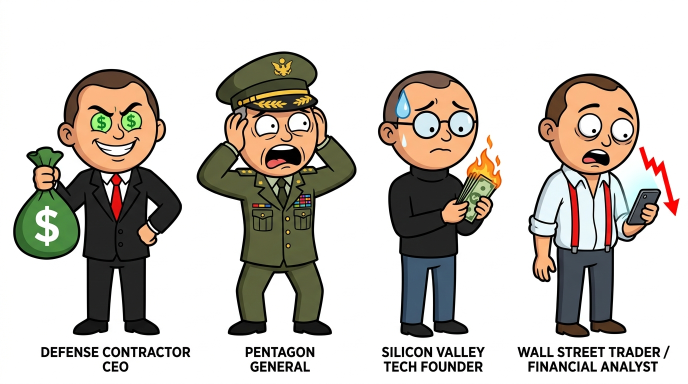
#> input picture assets/characters/defense_finance/crayon_defense_finance_sheet.jpg, 1376 x 768 px, found by its file name (shown at 1/2 size)
$ python slice_defense_finance_characters.py
#> lines starting #> are read from the running program, lines starting #| are printed output that depends on the picture; after the words box and inside, x2 and y2 are one past the last pixel; in counts of white or black regions, pixels touching at a corner belong together
import cv2
import numpy as np
from PIL import Image
from pathlib import Path

def extract_defense_finance_characters():
    sheet_path = Path("assets/characters/defense_finance/crayon_defense_finance_sheet.jpg")
    out_dir = Path("assets/characters/defense_finance")
    out_dir.mkdir(parents=True, exist_ok=True)

    sheet = cv2.imread(str(sheet_path))
#> sheet is the input picture: shape (768, 1376, 3); mean B, G, R 189.9, 196.5, 201.3
    h, w, _ = sheet.shape
#> h = 768; w = 1376

    # 4 columns: CEO, General, Tech Founder, Wall Street Trader
    splits = [
        ("crayon_defense_ceo", 0, 380),
        ("crayon_pentagon_general", 380, 735),
        ("crayon_tech_founder", 735, 1025),
        ("crayon_wall_street_trader", 1025, 1376)
    ]

    for name, x1, x2 in splits:
        crop = sheet[:674, x1:x2].copy()
        cnh, cnw, _ = crop.shape

        gray = cv2.cvtColor(crop, cv2.COLOR_BGR2GRAY)
        ink = (gray < 165).astype(np.uint8) * 255
        kernel = cv2.getStructuringElement(cv2.MORPH_ELLIPSE, (5, 5))
        dilated_ink = cv2.dilate(ink, kernel)

        bg_candidate = ((gray > 220) & (dilated_ink == 0)).astype(np.uint8) * 255
        mask = np.zeros((cnh + 2, cnw + 2), np.uint8)

        # Floodfill from perimeter
        for bx in range(0, cnw):
            for by in [0, cnh - 1]:
                if bg_candidate[by, bx] == 255:
                    cv2.floodFill(bg_candidate, mask, (bx, by), 128)
        for by in range(0, cnh):
            for bx in [0, cnw - 1]:
                if bg_candidate[by, bx] == 255:
                    cv2.floodFill(bg_candidate, mask, (bx, by), 128)

        bg_mask = (mask[1:-1, 1:-1] == 1)
        alpha = np.where(bg_mask, 0, 255).astype(np.uint8)

        # Retain only components belonging to the main character
        num_sp, labels_sp, stats_sp, _ = cv2.connectedComponentsWithStats((alpha > 50).astype(np.uint8))
        if num_sp > 1:
            main_idx = np.argmax(stats_sp[1:, cv2.CC_STAT_AREA]) + 1
            for i_sp in range(1, num_sp):
                if i_sp != main_idx and stats_sp[i_sp, cv2.CC_STAT_AREA] < 2000:
                    alpha[labels_sp == i_sp] = 0

        orig = cv2.cvtColor(crop, cv2.COLOR_BGR2RGBA)
        orig[:, :, 3] = alpha

        pil_img = Image.fromarray(orig)
        bbox = pil_img.getbbox()
        if bbox:
            b_crop = pil_img.crop(bbox)
        else:
            b_crop = pil_img

        out_path = out_dir / f"{name}.png"
        b_crop.save(out_path)
        print(f"Extracted: {name} -> {out_path} (Size: {b_crop.size})")
#> this loop made 4 passes
#> bbox on passes 1 to 4: (24, 136, 366, 673), (11, 101, 335, 673), (19, 139, 270, 674), (29, 145, 336, 674)
#> pass 1, in extract_defense_finance_characters, `gray = cv2.cvtColor(crop, cv2.COLOR_BGR2GRAY)`:
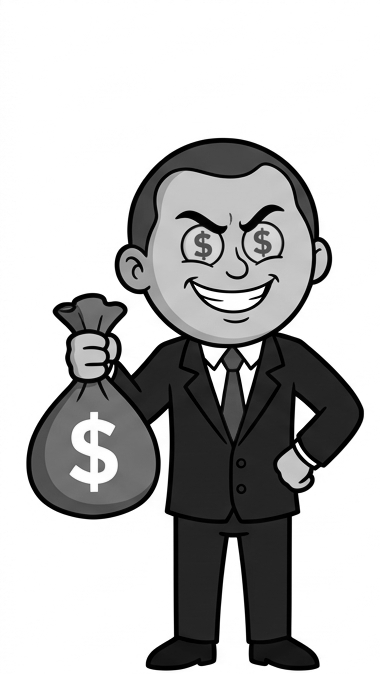
#> gray: shape (674, 380); min 0, max 255, mean 189
#> pass 1, in extract_defense_finance_characters, `dilated_ink = cv2.dilate(ink, kernel)`:
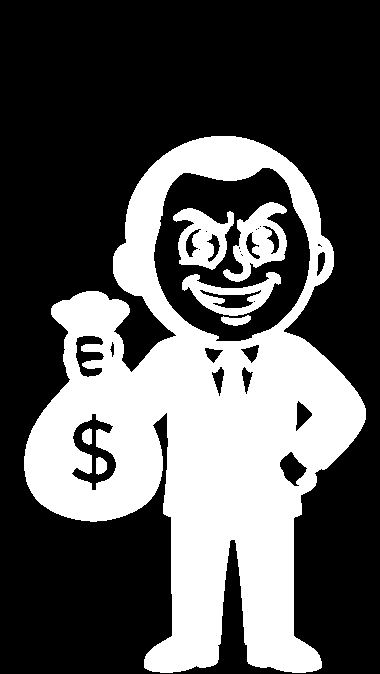
#> dilated_ink: shape (674, 380); 34% white; 7 white regions, largest, box (x1, y1, x2, y2) and area: (24, 136, 366, 673) 80415, (223, 202, 287, 282) 2389, (173, 208, 234, 270) 2107
#> after the loop:
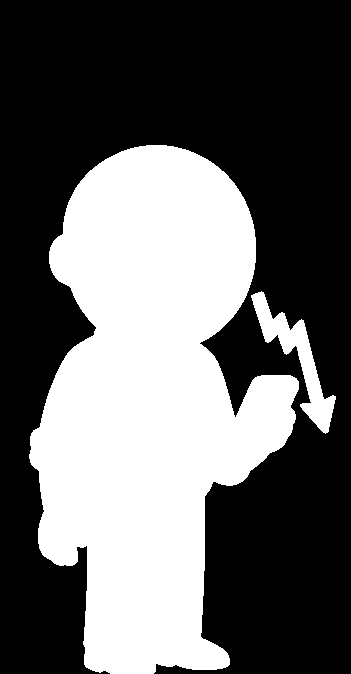
#> alpha: shape (674, 351); 38.9% white; 2 white regions, box (x1, y1, x2, y2) and area: (29, 145, 299, 674) 88984, (251, 291, 336, 434) 3063
#> after the loop:
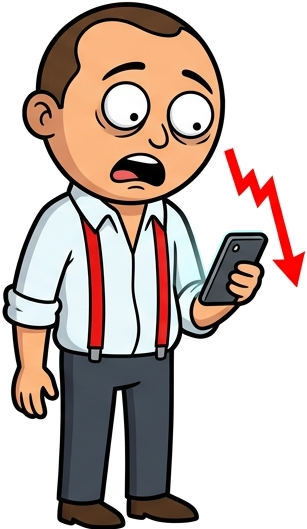
#> b_crop: PIL image 307x529 RGBA; mean R, G, B, A 198.3, 185, 178.8, 144.5; transparent parts drawn white
#> after the loop:
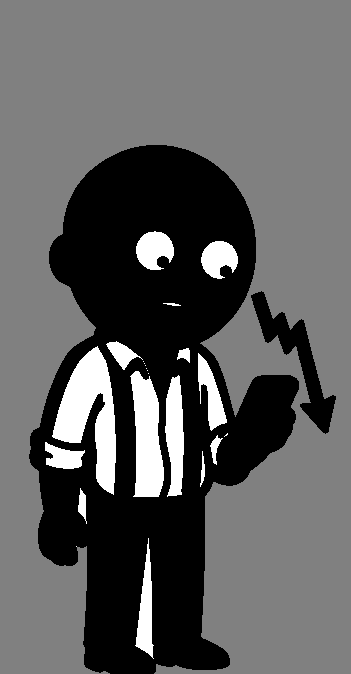
#> bg_candidate: shape (674, 351); min 0, max 255, mean 94.6
#> after the loop:
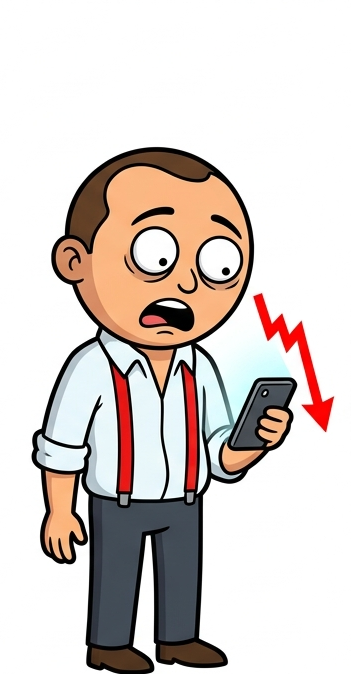
#> crop: shape (674, 351, 3); mean B, G, R 202.7, 206.9, 216.1
#> after the loop:
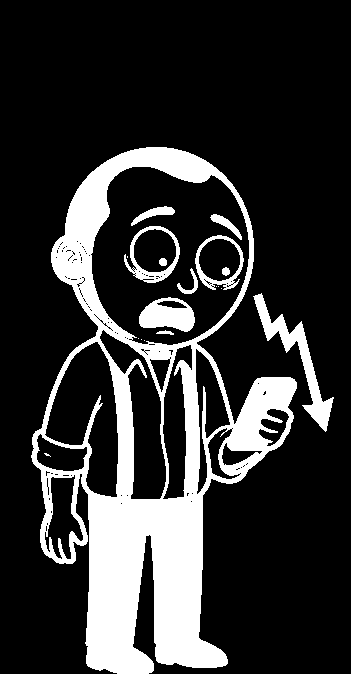
#> ink: shape (674, 351); 19.8% white; 19 white regions (8 under 20 px), largest, box (x1, y1, x2, y2) and area: (31, 147, 297, 674) 41036, (253, 293, 334, 432) 2121, (139, 297, 195, 332) 1293

if __name__ == "__main__":
    extract_defense_finance_characters()
